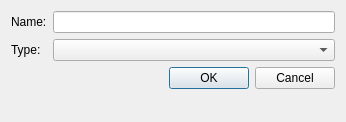
<?xml version="1.0" encoding="UTF-8"?>
<ui version="4.0">
 <class>AddElementDialog</class>
 <widget class="QDialog" name="AddElementDialog">
  <property name="windowModality">
   <enum>Qt::NonModal</enum>
  </property>
  <property name="geometry">
   <rect>
    <x>0</x>
    <y>0</y>
    <width>346</width>
    <height>122</height>
   </rect>
  </property>
  <property name="sizePolicy">
   <sizepolicy hsizetype="Fixed" vsizetype="Fixed">
    <horstretch>0</horstretch>
    <verstretch>0</verstretch>
   </sizepolicy>
  </property>
  <property name="minimumSize">
   <size>
    <width>346</width>
    <height>122</height>
   </size>
  </property>
  <property name="maximumSize">
   <size>
    <width>346</width>
    <height>122</height>
   </size>
  </property>
  <property name="windowTitle">
   <string>Add element</string>
  </property>
  <property name="sizeGripEnabled">
   <bool>false</bool>
  </property>
  <property name="modal">
   <bool>true</bool>
  </property>
  <layout class="QFormLayout" name="formLayout_2">
   <item row="0" column="0">
    <widget class="QLabel" name="nameLabel">
     <property name="text">
      <string>Name:</string>
     </property>
    </widget>
   </item>
   <item row="0" column="1">
    <widget class="QLineEdit" name="nameField"/>
   </item>
   <item row="1" column="0">
    <widget class="QLabel" name="typeLabel">
     <property name="text">
      <string>Type:</string>
     </property>
    </widget>
   </item>
   <item row="1" column="1">
    <widget class="QComboBox" name="typeField">
     <property name="sizePolicy">
      <sizepolicy hsizetype="Preferred" vsizetype="Preferred">
       <horstretch>0</horstretch>
       <verstretch>0</verstretch>
      </sizepolicy>
     </property>
     <property name="layoutDirection">
      <enum>Qt::LeftToRight</enum>
     </property>
     <property name="autoFillBackground">
      <bool>false</bool>
     </property>
     <property name="editable">
      <bool>false</bool>
     </property>
     <property name="sizeAdjustPolicy">
      <enum>QComboBox::AdjustToContentsOnFirstShow</enum>
     </property>
    </widget>
   </item>
   <item row="2" column="1">
    <widget class="QDialogButtonBox" name="buttonBox">
     <property name="orientation">
      <enum>Qt::Horizontal</enum>
     </property>
     <property name="standardButtons">
      <set>QDialogButtonBox::Cancel|QDialogButtonBox::Ok</set>
     </property>
    </widget>
   </item>
  </layout>
 </widget>
 <resources/>
 <connections>
  <connection>
   <sender>buttonBox</sender>
   <signal>accepted()</signal>
   <receiver>AddElementDialog</receiver>
   <slot>accept()</slot>
   <hints>
    <hint type="sourcelabel">
     <x>248</x>
     <y>254</y>
    </hint>
    <hint type="destinationlabel">
     <x>157</x>
     <y>274</y>
    </hint>
   </hints>
  </connection>
  <connection>
   <sender>buttonBox</sender>
   <signal>rejected()</signal>
   <receiver>AddElementDialog</receiver>
   <slot>reject()</slot>
   <hints>
    <hint type="sourcelabel">
     <x>316</x>
     <y>260</y>
    </hint>
    <hint type="destinationlabel">
     <x>286</x>
     <y>274</y>
    </hint>
   </hints>
  </connection>
 </connections>
</ui>
